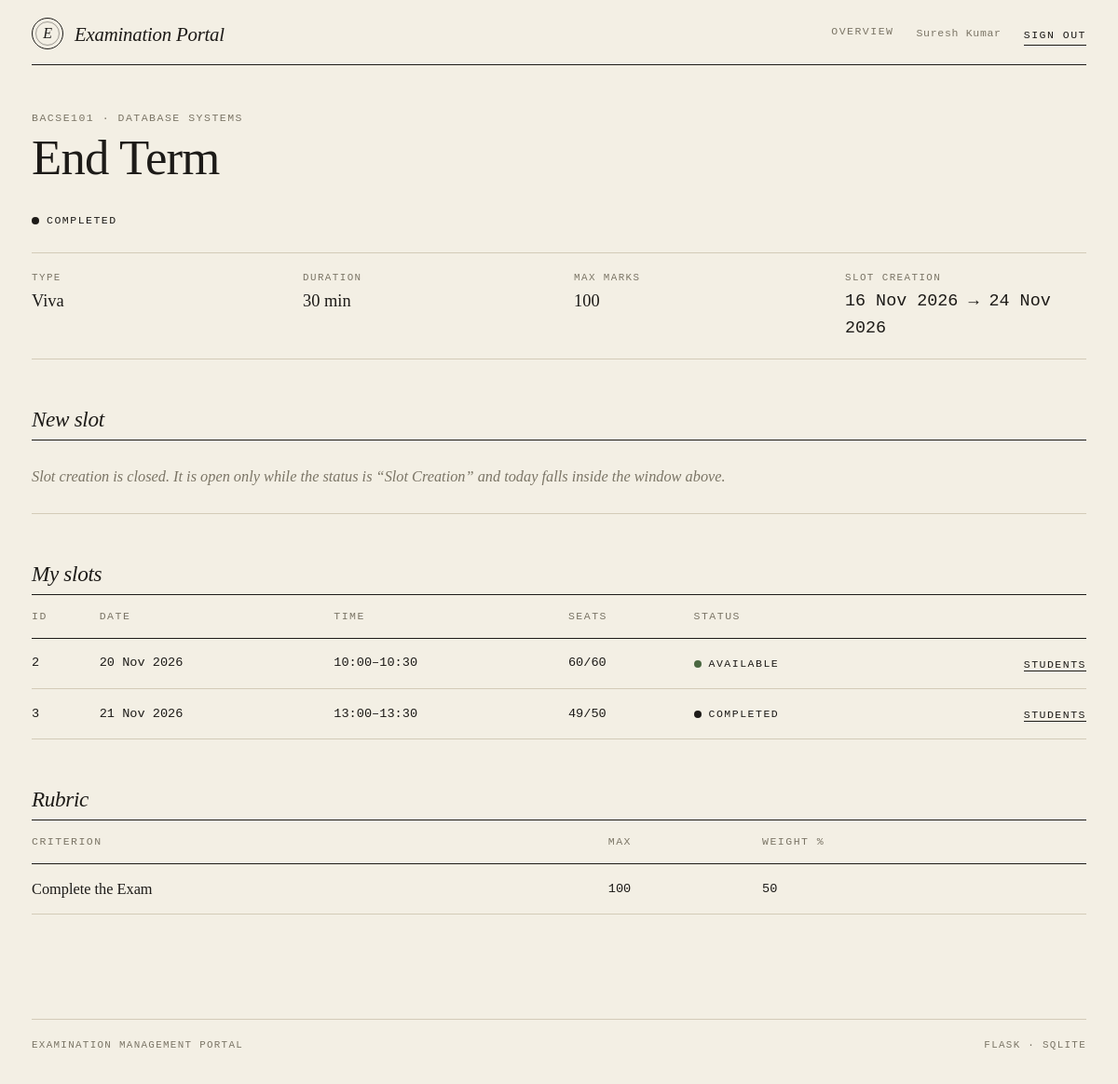
The page /examiner/exams/1 (signed in) on the database its author committed.
### tables this page shows
CREATE TABLE users (
    id            INTEGER PRIMARY KEY AUTOINCREMENT,
    email         TEXT NOT NULL UNIQUE,
    password_hash TEXT NOT NULL,
    role          TEXT NOT NULL CHECK (role IN ('admin','examiner','student')),
    full_name     TEXT NOT NULL,
    phone         TEXT,
    department    TEXT,
    status        TEXT NOT NULL DEFAULT 'active'
                  CHECK (status IN ('active','pending','inactive')),
    created_on    TEXT NOT NULL DEFAULT (date('now','localtime'))
);

CREATE TABLE exams (
    id                INTEGER PRIMARY KEY AUTOINCREMENT,
    course_id         INTEGER NOT NULL REFERENCES courses(id),
    name              TEXT NOT NULL,
    type              TEXT NOT NULL
                      CHECK (type IN ('Viva','Practical','Project Demo','Assessment')),
    duration          INTEGER NOT NULL,              -- minutes
    max_marks         INTEGER NOT NULL,
    slot_create_start TEXT NOT NULL,
    slot_create_end   TEXT NOT NULL,
    book_start        TEXT NOT NULL,
    book_end          TEXT NOT NULL,
    status            TEXT NOT NULL DEFAULT 'Draft'
                      CHECK (status IN ('Draft','Slot Creation','Booking Open','Closed','Completed')),
    results_published INTEGER NOT NULL DEFAULT 0
);

CREATE TABLE slots (
    id              INTEGER PRIMARY KEY AUTOINCREMENT,
    exam_id         INTEGER NOT NULL REFERENCES exams(id) ON DELETE CASCADE,
    examiner_id     INTEGER NOT NULL REFERENCES users(id),
    date            TEXT NOT NULL,
    start_time      TEXT NOT NULL,
    end_time        TEXT NOT NULL,
    capacity        INTEGER NOT NULL CHECK (capacity > 0),
    available_seats INTEGER NOT NULL,
    status          TEXT NOT NULL DEFAULT 'Available'
                    CHECK (status IN ('Available','Full','Cancelled','Completed'))
);

CREATE TABLE rubrics (
    id          INTEGER PRIMARY KEY AUTOINCREMENT,
    exam_id     INTEGER NOT NULL REFERENCES exams(id) ON DELETE CASCADE,
    criterion   TEXT NOT NULL,
    max_marks   REAL NOT NULL CHECK (max_marks > 0),
    weightage   REAL NOT NULL DEFAULT 0,
    description TEXT
);

### routes/examiner.py (the view)
@bp.route("/exams/<int:eid>")
def exam(eid):
    db = get_db()
    e = _my_exam(eid)
    slots = db.execute(
        "SELECT s.*, (SELECT COUNT(*) FROM bookings b WHERE b.slot_id=s.id) AS n_rows, "
        "(SELECT COUNT(*) FROM bookings b WHERE b.slot_id=s.id AND b.status!='Cancelled') AS n_booked "
        "FROM slots s WHERE s.exam_id=? AND s.examiner_id=? ORDER BY s.date, s.start_time",
        (eid, g.user["id"])).fetchall()
    rubrics = db.execute("SELECT * FROM rubrics WHERE exam_id=? ORDER BY id", (eid,)).fetchall()
    editable = e["status"] in ("Draft", "Slot Creation", "Closed")
    return render_template("examiner/exam.html", e=e, slots=slots, rubrics=rubrics,
                           can_create=slot_creation_open(e), editable=editable, f=request.form)

### db.py (called while the page is built)
def _connect(path):
    con = sqlite3.connect(path, isolation_level=None)  # we manage transactions
    con.row_factory = sqlite3.Row
    con.execute("PRAGMA foreign_keys = ON")
    return con

def get_db():
    if "db" not in g:
        g.db = _connect(current_app.config["DATABASE"])
    return g.db

### logic.py (called while the page is built)
def slot_creation_open(exam):
    return (exam["status"] == "Slot Creation"
            and exam["slot_create_start"] <= today() <= exam["slot_create_end"])

def csrf_token():
    if "_csrf" not in session:
        session["_csrf"] = secrets.token_hex(16)
    return session["_csrf"]

def csrf_field():
    return Markup('<input type="hidden" name="_csrf" value="%s">' % csrf_token())

### routes/examiner.py (called while the page is built)
@bp.before_request
def guard():
    if not g.user:
        return redirect(url_for("auth.login"))
    if g.user["role"] != "examiner":
        abort(403)
    if g.user["status"] != "active":  # waiting for / withdrawn Admin approval
        return redirect(url_for("auth.pending"))

def _my_exam(eid):
    db = get_db()
    e = db.execute(
        "SELECT e.*, c.code, c.name AS course_name FROM exams e JOIN courses c ON c.id=e.course_id "
        "JOIN exam_examiners x ON x.exam_id=e.id WHERE e.id=? AND x.examiner_id=?",
        (eid, g.user["id"])).fetchone()
    if not e:
        abort(404)
    return e

### templates/examiner/exam.html (shortened to what this page needs)
{% extends 'base.html' %}
{% from 'macros.html' import head, st, post, field %}
{% block body %}
{{ head(e.code ~ ' · ' ~ e.course_name, e.name) }}
<div>{{ st(e.status) }}</div>
<dl class="facts">
  <div><dt>Type</dt><dd>{{ e.type }}</dd></div>
  <div><dt>Duration</dt><dd>{{ e.duration }} min</dd></div>
  <div><dt>Max marks</dt><dd>{{ e.max_marks }}</dd></div>
  <div><dt>Slot creation</dt><dd class="mono">{{ e.slot_create_start|dmy }} → {{ e.slot_create_end|dmy }}</dd></div>
</dl>
<section class="section">
  <div class="section-head"><h2>New slot</h2></div>
  {% if can_create %}
  <form method="post" action="{{ url_for('examiner.slot_create', eid=e.id) }}" class="row g-3 align-items-end mt-1">
    {{ csrf_field() }}
    <div class="col-md-3"><label class="form-label">Date</label><input class="form-control" type="date" name="date" value="{{ f.get('date','') }}" required></div>
    <div class="col-md-2 col-6"><label class="form-label">Start</label><input class="form-control" type="time" name="start_time" value="{{ f.get('start_time','') }}" required></div>
    <div class="col-md-2 col-6"><label class="form-label">End</label><input class="form-control" type="time" name="end_time" value="{{ f.get('end_time','') }}" required></div>
    <div class="col-md-2"><label class="form-label">Capacity</label><input class="form-control" type="number" min="1" name="capacity" value="{{ f.get('capacity', 1) }}" required></div>
    <div class="col-md-3"><button class="btn btn-ink">Create slot</button></div>
  </form>
  {% else %}
  <div class="empty">Slot creation is closed. It is open only while the status is “Slot Creation” and today falls inside the window above.</div>
  {% endif %}
</section>
<section class="section">
  <div class="section-head"><h2>My slots</h2></div>
  {% if slots %}
  <div class="table-responsive"><table class="table">
    <thead><tr><th>ID</th><th>Date</th><th>Time</th><th>Seats</th><th>Status</th><th></th></tr></thead><tbody>
    {% for s in slots %}
    <tr><td class="mono">{{ s.id }}</td><td class="mono">{{ s.date|dmy }}</td>
        <td class="mono">{{ s.start_time }}–{{ s.end_time }}</td>
        <td class="mono">{{ s.available_seats }}/{{ s.capacity }}</td><td>{{ st(s.status) }}</td>
        <td class="r">
          <a class="act" href="{{ url_for('examiner.slot', sid=s.id) }}">students</a>
        </td></tr>
    {% endfor %}</tbody></table></div>
  {% else %}<div class="empty">No slots yet.</div>{% endif %}
</section>
<section class="section">
  <div class="section-head"><h2>Rubric</h2></div>
  {% if rubrics %}
  <table class="table"><thead><tr><th>Criterion</th><th>Max</th><th>Weight %</th></tr></thead><tbody>
    {% for r in rubrics %}<tr><td>{{ r.criterion }}{% if r.description %}<div class="muted">{{ r.description }}</div>{% endif %}</td>
      <td class="mono">{{ r.max_marks|num }}</td><td class="mono">{{ r.weightage|num }}</td></tr>{% endfor %}
  </tbody></table>
  {% else %}<div class="empty">The Admin has not defined criteria yet.</div>{% endif %}
</section>
{% endblock %}

### templates/macros.html (shortened to what this page needs)
{% macro st(s) %}<span class="st st-{{ s|slug }}">{{ s }}</span>{% endmacro %}
{% macro head(eyebrow, title, em='', lede='') %}
<div class="page-head">
  <div class="eyebrow">{{ eyebrow }}</div>
  <h1 class="title">{{ title }}{% if em %} <em>{{ em }}</em>{% endif %}</h1>
</div>
{% endmacro %}

### templates/nav.html
{% set links = {
  'admin': [('admin.dashboard','Overview'),('admin.courses','Courses'),('admin.exams','Examinations'),
            ('admin.examiners','Examiners'),('admin.students','Students'),('admin.slots','Slots'),
            ('admin.bookings','Bookings')],
  'examiner': [('examiner.dashboard','Overview')],
  'student': [('student.dashboard','Overview'),('student.exams','Examinations'),
              ('student.bookings','Bookings'),('student.results','Results'),('student.profile','Profile')]
} %}
<header class="site-nav">
  <a class="brand" href="{{ url_for('auth.index') }}"><span class="seal">E</span>Examination Portal</a>
  <nav class="nav-links">
    {% if g.user and not (g.user.role == 'examiner' and g.user.status != 'active') %}
      {% for ep, label in links[g.user.role] %}
        {% set u = url_for(ep) %}
        <a href="{{ u }}" class="{{ 'on' if ((request.path == u) if loop.first else request.path.startswith(u)) }}">{{ label }}</a>
      {% endfor %}
    {% endif %}
    {% if g.user %}
      <span class="who">{{ g.user.full_name }}</span>
      <form method="post" action="{{ url_for('auth.logout') }}" class="d-inline">{{ csrf_field() }}
        <button class="act">Sign out</button></form>
    {% endif %}
  </nav>
</header>

### static/css/style.css (style rules this page uses)
:root { --paper: #f3efe4; --paper-2: #e9e3d1; --ink: #1d1b18; --muted: #7b7566; --rule: #d3cbb8; --accent: #a3341f; --ok: #4a6741; --warn: #a67c1f; --serif: "Iowan Old Style", "Palatino Linotype", Palatino, "Book Antiqua", Georgia, serif; --mono: ui-monospace, "SF Mono", "Cascadia Mono", Menlo, Consolas, monospace; }
html, body { background: var(--paper); }
body { color: var(--ink); font-family: var(--serif); font-size: 1.02rem; line-height: 1.6; -webkit-font-smoothing: antialiased; }
a { color: var(--ink); text-decoration-color: var(--accent); text-underline-offset: 3px; }
h1, h2, h3 { font-weight: 400; letter-spacing: -0.015em; }
.mono { font-family: var(--mono); font-size: .85rem; }
.site-nav { display: flex; flex-wrap: wrap; gap: .8rem 2rem; align-items: center; justify-content: space-between; padding: 1.2rem 0 1rem; border-bottom: 1px solid var(--ink); }
.brand { display: flex; align-items: center; gap: .75rem; text-decoration: none; font-style: italic; font-size: 1.3rem; letter-spacing: -.01em; }
.seal { width: 34px; height: 34px; border: 1px solid var(--ink); border-radius: 50%; display: grid; place-items: center; position: relative; font-size: 1rem; }
.seal::after { content: ""; position: absolute; inset: 3px; border: 1px solid var(--ink); border-radius: 50%; opacity: .4; }
.nav-links { display: flex; flex-wrap: wrap; gap: .4rem 1.5rem; align-items: center; }
.nav-links a, .act, .eyebrow, .btn, th, .st, .form-label { font-family: var(--mono); font-size: .72rem; letter-spacing: .13em; text-transform: uppercase; }
.nav-links a { color: var(--muted); text-decoration: none; padding-bottom: 3px; border-bottom: 1px solid transparent; }
.who { font-family: var(--mono); font-size: .72rem; color: var(--muted); letter-spacing: .06em; }
.eyebrow { color: var(--muted); }
.page-head { margin: 3rem 0 1.6rem; }
.title { font-size: clamp(2.1rem, 4.4vw, 3.4rem); line-height: 1.04; margin: .35rem 0 0; }
.section { margin-top: 3.2rem; }
.section-head { display: flex; justify-content: space-between; align-items: baseline; border-bottom: 1px solid var(--ink); padding-bottom: .45rem; gap: 1rem; flex-wrap: wrap; }
.section-head h2 { font-size: 1.45rem; font-style: italic; margin: 0; }
.facts { display: grid; grid-template-columns: repeat(auto-fit, minmax(150px, 1fr)); gap: 1.1rem 2rem; margin: 1.4rem 0 0; padding: 1.1rem 0; border-top: 1px solid var(--rule); border-bottom: 1px solid var(--rule); }
.facts dt { font-family: var(--mono); font-size: .68rem; letter-spacing: .13em; text-transform: uppercase; color: var(--muted); font-weight: 400; }
.facts dd { margin: .1rem 0 0; font-size: 1.15rem; }
.table { --bs-table-bg: transparent; --bs-table-color: var(--ink); --bs-table-hover-bg: rgba(29, 27, 24, .035); --bs-table-hover-color: var(--ink); margin: 0; border-color: var(--rule); }
.table > :not(caption) > * > * { background: transparent; box-shadow: none; padding: .85rem .8rem .85rem 0; border-bottom: 1px solid var(--rule); vertical-align: middle; }
.table thead th { color: var(--muted); font-weight: 400; border-bottom: 1px solid var(--ink); white-space: nowrap; }
.table td.r, .table th.r { text-align: right; padding-right: 0; }
.table td.mono { white-space: nowrap; }
.empty { padding: 1.6rem 0; color: var(--muted); font-style: italic; border-bottom: 1px solid var(--rule); }
.st { display: inline-flex; align-items: center; gap: .5rem; white-space: nowrap; }
.st::before { content: ""; width: .5rem; height: .5rem; border-radius: 50%; background: var(--muted); }
.st-available::before, .st-active::before, .st-booked::before, .st-booking-open::before { background: var(--ok); }
.st-completed::before { background: var(--ink); }
.act { color: var(--ink); text-decoration: none; border: 0; background: none; padding: 0; border-bottom: 1px solid var(--ink); margin-right: 1rem; cursor: pointer; }
.act:last-child { margin-right: 0; }

### rows shown on the page
users: user.full_name "Suresh Kumar"
exams: name "End Term", status "COMPLETED", type "Viva", duration "30", max_marks "100", slot_create_start|dmy "16 Nov 2026", slot_create_end|dmy "24 Nov 2026"
slots: id "2", date|dmy "20 Nov 2026", start_time "10:00", end_time "10:30", available_seats "60", capacity "60", status "AVAILABLE"
slots: id "3", date|dmy "21 Nov 2026", start_time "13:00", end_time "13:30", available_seats "49", capacity "50", status "COMPLETED"
rubrics: criterion "Complete the Exam", max_marks|num "100", weightage|num "50"

### other values the page prints
{{ label }} "OVERVIEW"
{{ eyebrow }} "BACSE101 · DATABASE SYSTEMS"
